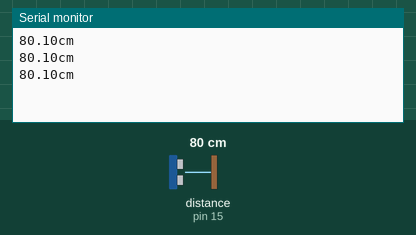
The sketch below on a simulated Arduino Uno, built with avr-gcc and run on an emulated ATmega328P. On the bench: the last lines printed to the serial monitor. Wiring (inferred from the names in the program): ultrasonic range finder: trigger pin 19; echo pin 15. The test bench sets the inputs (shaded band); at power-on: distance to the obstacle (sensor on pin 15) 80 cm. The echo pulse lasts 58.3 µs per cm.

Above: at 1.3 s.
1.4 s: distance to the obstacle (sensor on pin 15) set to 2 cm
At 1.9 s:
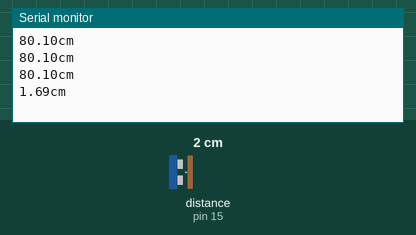
2.9 s: distance to the obstacle (sensor on pin 15) set to 4 cm
At 3.4 s:
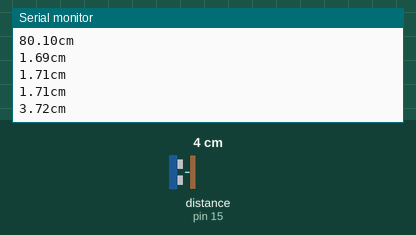
Timing chart, 0 to 5.9 s (numbered marks = the images above; inputs shaded):
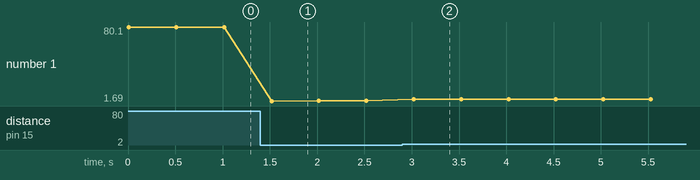

The sketch:

_22NovSONARSolamente.ino
```cpp
/* Se hizo este programa para detectar con el osiloscopio el pulso del trigger
 * Entre más instrucciones el pulso se genera despues.
 * Noviembre 22, 2018.
 *
 */

//------------PINES-------------
//La salida del trigger es la misma para los dos sonares.
#define TRIGGER 19
//Sonar localizado en el frente
#define ECHO 15
//Sonar localizado en la parte de atrás
//-----------Variables----------
const float sonido = 34300.0;

void setup() {
  Serial.begin(9600);
  pinMode(TRIGGER, OUTPUT);
  pinMode(ECHO, INPUT);
}

void loop(){
  iniciarTrigger();
  float lol = calcularDistanciaFrente();
}

float calcularDistanciaFrente(){
  // La función pulseIn obtiene el tiempo que tarda en cambiar entre estados, en este caso a HIGH
  unsigned long tiempo = pulseIn(ECHO, HIGH, 30000);
  // Obtenemos la distancia en cm, hay que convertir el tiempo en segudos ya que está en microsegundos
  // por eso se multiplica por 0.000001
  float distancia = tiempo / 58.00;
  Serial.print(distancia);
  Serial.print("cm");
  Serial.println();
  delay(500);
  return distancia;
}
/*Metodo que inicia la secuencia del sonar
 * --------------------------------------------------
*/
void iniciarTrigger()
{
  // Ponemos el Trigger en estado bajo y esperamos 2 ms
  digitalWrite(TRIGGER, 0);
  delayMicroseconds(2);
  // Ponemos el pin Trigger a estado alto y esperamos 10 ms
  digitalWrite(TRIGGER, 1);
  delayMicroseconds(10);
  // Comenzamos poniendo el pin Trigger en estado bajo
  digitalWrite(TRIGGER, 0);
}
```

Measured:
- after the input at 1.4 s, the serial monitor: prints a new line after 0.12 s (image 1)
- after the input at 2.9 s, the serial monitor: prints a new line after 0.12 s (image 2)
- plotted number 1: 80.1 → 1.71 after the input at 1.4 s, 1.71 → 3.72 after the input at 2.9 s
